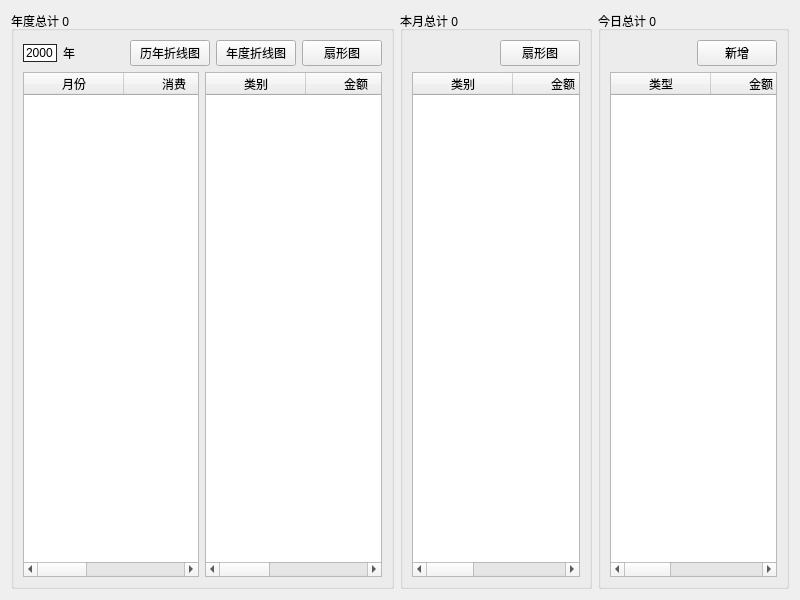
<?xml version="1.0" encoding="UTF-8"?>
<ui version="4.0">
 <class>money_note_widget</class>
 <widget class="QWidget" name="money_note_widget">
  <property name="geometry">
   <rect>
    <x>0</x>
    <y>0</y>
    <width>800</width>
    <height>600</height>
   </rect>
  </property>
  <property name="windowTitle">
   <string>Form</string>
  </property>
  <layout class="QHBoxLayout" name="horizontalLayout_5" stretch="2,1,1">
   <item>
    <widget class="QGroupBox" name="groupBox_year">
     <property name="title">
      <string>年度总计 0</string>
     </property>
     <layout class="QVBoxLayout" name="verticalLayout">
      <item>
       <layout class="QHBoxLayout" name="horizontalLayout">
        <item>
         <widget class="QDateEdit" name="dateEdit_year">
          <property name="styleSheet">
           <string notr="true">QDateEdit
{
	border:1px solid #242424;
}
 
QDateEdit::up-button,QDateEdit::down-button
{
	width:0px;
}</string>
          </property>
          <property name="displayFormat">
           <string>yyyy</string>
          </property>
         </widget>
        </item>
        <item>
         <widget class="QLabel" name="label">
          <property name="text">
           <string>年</string>
          </property>
         </widget>
        </item>
        <item>
         <spacer name="horizontalSpacer">
          <property name="orientation">
           <enum>Qt::Horizontal</enum>
          </property>
          <property name="sizeHint" stdset="0">
           <size>
            <width>40</width>
            <height>20</height>
           </size>
          </property>
         </spacer>
        </item>
        <item>
         <widget class="QPushButton" name="pushButton_year_chart">
          <property name="text">
           <string>历年折线图</string>
          </property>
         </widget>
        </item>
        <item>
         <widget class="QPushButton" name="pushButton_month_chart">
          <property name="text">
           <string>年度折线图</string>
          </property>
         </widget>
        </item>
        <item>
         <widget class="QPushButton" name="pushButton_year_pie_chart">
          <property name="text">
           <string>扇形图</string>
          </property>
         </widget>
        </item>
       </layout>
      </item>
      <item>
       <layout class="QHBoxLayout" name="horizontalLayout_3">
        <item>
         <widget class="QTableWidget" name="tableWidget_year">
          <column>
           <property name="text">
            <string>月份</string>
           </property>
          </column>
          <column>
           <property name="text">
            <string>消费</string>
           </property>
          </column>
          <column>
           <property name="text">
            <string>工资</string>
           </property>
          </column>
         </widget>
        </item>
        <item>
         <widget class="QTableWidget" name="tableWidget_year_class">
          <column>
           <property name="text">
            <string>类别</string>
           </property>
          </column>
          <column>
           <property name="text">
            <string>金额</string>
           </property>
          </column>
          <column>
           <property name="text">
            <string>比例</string>
           </property>
          </column>
         </widget>
        </item>
       </layout>
      </item>
     </layout>
    </widget>
   </item>
   <item>
    <widget class="QGroupBox" name="groupBox_month">
     <property name="title">
      <string>本月总计 0</string>
     </property>
     <layout class="QVBoxLayout" name="verticalLayout_2">
      <item>
       <layout class="QHBoxLayout" name="horizontalLayout_4">
        <item>
         <spacer name="horizontalSpacer_3">
          <property name="orientation">
           <enum>Qt::Horizontal</enum>
          </property>
          <property name="sizeHint" stdset="0">
           <size>
            <width>40</width>
            <height>20</height>
           </size>
          </property>
         </spacer>
        </item>
        <item>
         <widget class="QPushButton" name="pushButton_month_pie_chart">
          <property name="text">
           <string>扇形图</string>
          </property>
         </widget>
        </item>
       </layout>
      </item>
      <item>
       <widget class="QTableWidget" name="tableWidget_month_class">
        <column>
         <property name="text">
          <string>类别</string>
         </property>
        </column>
        <column>
         <property name="text">
          <string>金额</string>
         </property>
        </column>
        <column>
         <property name="text">
          <string>比例</string>
         </property>
        </column>
       </widget>
      </item>
     </layout>
    </widget>
   </item>
   <item>
    <widget class="QGroupBox" name="groupBox_day">
     <property name="title">
      <string>今日总计 0</string>
     </property>
     <layout class="QVBoxLayout" name="verticalLayout_3">
      <item>
       <layout class="QHBoxLayout" name="horizontalLayout_2">
        <item>
         <spacer name="horizontalSpacer_2">
          <property name="orientation">
           <enum>Qt::Horizontal</enum>
          </property>
          <property name="sizeHint" stdset="0">
           <size>
            <width>40</width>
            <height>20</height>
           </size>
          </property>
         </spacer>
        </item>
        <item>
         <widget class="QPushButton" name="pushButton_add">
          <property name="text">
           <string>新增</string>
          </property>
         </widget>
        </item>
       </layout>
      </item>
      <item>
       <widget class="QTableWidget" name="tableWidget_day">
        <column>
         <property name="text">
          <string>类型</string>
         </property>
        </column>
        <column>
         <property name="text">
          <string>金额</string>
         </property>
        </column>
        <column>
         <property name="text">
          <string>描述</string>
         </property>
        </column>
       </widget>
      </item>
     </layout>
    </widget>
   </item>
  </layout>
 </widget>
 <resources/>
 <connections>
  <connection>
   <sender>pushButton_add</sender>
   <signal>clicked()</signal>
   <receiver>money_note_widget</receiver>
   <slot>slot_add_note_bt_clicked()</slot>
   <hints>
    <hint type="sourcelabel">
     <x>779</x>
     <y>54</y>
    </hint>
    <hint type="destinationlabel">
     <x>793</x>
     <y>338</y>
    </hint>
   </hints>
  </connection>
  <connection>
   <sender>pushButton_month_pie_chart</sender>
   <signal>clicked()</signal>
   <receiver>money_note_widget</receiver>
   <slot>slot_month_pie_chart_bt_clicked()</slot>
   <hints>
    <hint type="sourcelabel">
     <x>554</x>
     <y>44</y>
    </hint>
    <hint type="destinationlabel">
     <x>596</x>
     <y>45</y>
    </hint>
   </hints>
  </connection>
  <connection>
   <sender>pushButton_month_chart</sender>
   <signal>clicked()</signal>
   <receiver>money_note_widget</receiver>
   <slot>slot_month_line_chart_bt_clicked()</slot>
   <hints>
    <hint type="sourcelabel">
     <x>268</x>
     <y>47</y>
    </hint>
    <hint type="destinationlabel">
     <x>398</x>
     <y>41</y>
    </hint>
   </hints>
  </connection>
  <connection>
   <sender>pushButton_year_chart</sender>
   <signal>clicked()</signal>
   <receiver>money_note_widget</receiver>
   <slot>slot_year_line_chart_bt_clicked()</slot>
   <hints>
    <hint type="sourcelabel">
     <x>175</x>
     <y>42</y>
    </hint>
    <hint type="destinationlabel">
     <x>257</x>
     <y>6</y>
    </hint>
   </hints>
  </connection>
  <connection>
   <sender>pushButton_year_pie_chart</sender>
   <signal>clicked()</signal>
   <receiver>money_note_widget</receiver>
   <slot>slot_year_pie_chart_bt_clicked()</slot>
   <hints>
    <hint type="sourcelabel">
     <x>349</x>
     <y>40</y>
    </hint>
    <hint type="destinationlabel">
     <x>350</x>
     <y>-2</y>
    </hint>
   </hints>
  </connection>
 </connections>
 <slots>
  <slot>slot_add_note_bt_clicked()</slot>
  <slot>slot_month_pie_chart_bt_clicked()</slot>
  <slot>slot_month_line_chart_bt_clicked()</slot>
  <slot>slot_year_line_chart_bt_clicked()</slot>
  <slot>slot_year_pie_chart_bt_clicked()</slot>
 </slots>
</ui>
